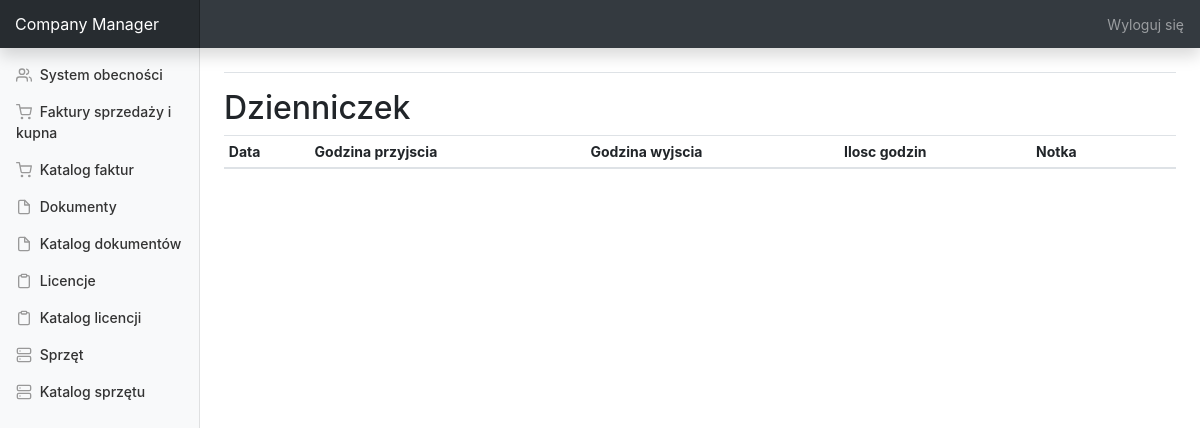
/index.php (signed in), run on an earlier commit of the app's database.
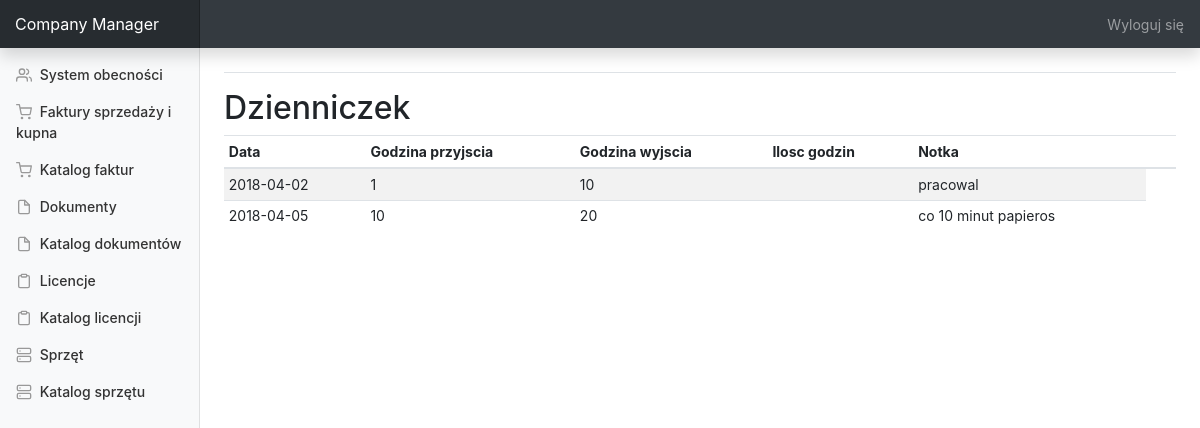
And on a later commit of the database.
### tables this page shows
CREATE TABLE `attendance_list` (
  `date` date NOT NULL,
  `entry_hour` varchar(2) NOT NULL,
  `addons` varchar(50) NOT NULL,
  `leave_hour` varchar(2) NOT NULL
);

### index.php (called while the page is built, shortened)
<?php
$app = new Application();

### application/core/controller.php (called while the page is built, shortened)
<?php
abstract class Controller implements ControllerInterface {
    protected $db = null;
	private function connecToDatabase() {
        $options = array(PDO::ATTR_DEFAULT_FETCH_MODE => PDO::FETCH_OBJ, PDO::ATTR_ERRMODE => PDO::ERRMODE_WARNING);
        $this->db = new PDO(DB_TYPE . ':host=' . DB_HOST . ';dbname=' . DB_NAME, DB_USER, DB_PASS, $options);
    }
    public function loadModuleModel($model_name) {
        return new $model_name($this->db);
    }
}

### application/models/attendance_model.php (the view, shortened to what this page needs)
<?php
class AttendanceModel {
	 private $db;
    function __construct($db)
    {
        $this->db = $db;
    }
    public function listAll()
    {
        $query = "
				SELECT * FROM attendance_list
		";
        $dbh = $this->db->prepare($query);
        $dbh->execute();
        $result = "";
        while ($row = $dbh->fetch(PDO::FETCH_ASSOC)) {
            $result .= "
                <tr>
                  <td>" . $row['date'] . "</td>
                  <td>" . $row['entry_hour'] . "</td>
                  <td>" . $row['leave_hour'] . "</td>
                  <td></td>
                  <td>" . $row['addons'] . "</td>
                </tr>
			";
        }
        return $result;
    }
}

What changed in the data, as far as the page shows it:
added attendance_list: date "2018-04-02", entry_hour "1", leave_hour "10", addons "pracowal"
added attendance_list: date "2018-04-05", entry_hour "10", leave_hour "20", addons "co 10 minut papieros"
